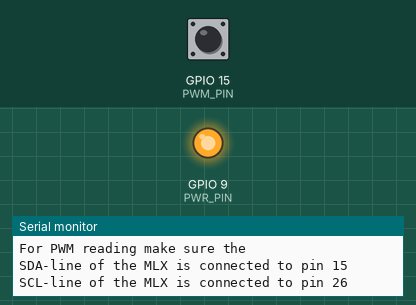
Recording of a sketch running on a simulated ESP32. Shown: output pins drawn as LEDs (lit = HIGH), the last lines printed to the serial monitor. Inputs (shaded band) come from the test bench; at power-on: GPIO 15 (PWM_PIN) LOW. Pins used as bus, display or sensor lines are not drawn.

Above: at 1.7 s.
1.8 s: GPIO 15 (PWM_PIN) pulsed HIGH 2 times (0.12 s each, 0.3 s apart)
At 3.1 s:
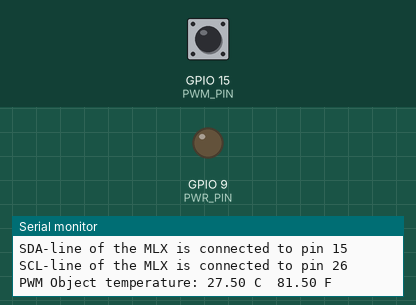
Timing chart, 0 to 6.7 s (numbered marks = the images above; inputs shaded):
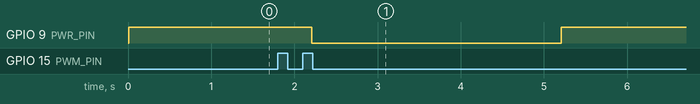

Measured:
- after the input at 1.8 s, GPIO 9 (PWR_PIN): HIGH → LOW after 0.41 s, → HIGH 3.0 s later

The sketch:

mlx_pwm_read.ino
```cpp
/*
 * This sketch will read an MLX90614 once it has been set to PWM mode
 * It can be run on Artemis Sparkfun Library V1 and V2
 */
 // Make sure to set :
/* The right board
 * Pins to connect the SCL and SDA line from the MLX90614
 * set the PWM_OBJ_TEMP: to indicate what the source is (object or ambient)
 * Set the PWM_TEMP_MIN and PWM_TEMP_MAX
 *
 * Connect In order to read in PWM :
 *
 * SDA    PWM_PIN
 * SCL    SCL_PIN
 * VCC    PWR_PIN or 3V3
 * GND    GND
 *
 * Version 1.0 / November 2021 / pauvha
 *
 * Additional remarks
 *
 * Although you may not know whether it is the Ambient or Object temperature, when you hold
 * your hand on a short distance in front of the MLX90614 and the temperature reading changes
 * immediately.. it is object temperature.
 *
 * You can connect an MLX90614 directly to the 3V3 or use one of the pins (PWR_PIN). The later
 * can help power consumption if you only want to measure once in while.
 *
 * If you only want to read the temperature on a certain moment and to reduce the impact of
 * constant interrupt caused by the PWM signal, we use in this example PWM_begin() and PWM_end()
 * before and after each reading.
 *
 *  ================================ Disclaimer ======================================
 *  This program is distributed in the hope that it will be useful,
 *  but WITHOUT ANY WARRANTY; without even the implied warranty of
 *  MERCHANTABILITY or FITNESS FOR A PARTICULAR PURPOSE. See the
 *  GNU General Public License for more details.
 *
 *  You should have received a copy of the GNU General Public License
 *  along with this program.  If not, see <http://www.gnu.org/licenses/>.
 *  ===================================================================================
 */

// indicate this sketch will be on an Apollo library
#define APOLLO3_LIB

#ifdef APOLLO3_LIB

#define PWM_PIN 15 // PWM reading to connect SDA line from MLX90614, you can select any pin
#define SCL_PIN 26 // You can select any pin.
#define PWR_PIN 9  // power pin (set to 0 -zero- if direct connected to 3v3)

#else

// Example for Uno
#define SCL_PIN 7  // you can select any pin.
#define PWM_PIN 2  // only pin 2 or 3 can handle interrupt on UNO https://www.arduino.cc/reference/en/language/functions/external-interrupts/attachinterrupt/
#define PWR_PIN 5  // power pin (set to 0 -zero- if direct connected to 3v3)

#endif

// set the temperature thtat is being read. This can NOT be detected from the datastream.
// you have to remember from when you set the MLX90614 in PWM mode
#define PWM_OBJ_TEMP true // true = object temperature, false is ambient.

// Set range. This is important when calculating PWM. Values in celsius
// This can NOT be detected from the datastream
// you have to remember from when you set the MLX90614 in PWM mode
#define PWM_TEMP_MIN 0   // set the minimum temperature for the range (-20 min)
#define PWM_TEMP_MAX 50  // set the maximum temperature for the range (120 max)

//*********************************************************************
//*
//*                NO CHANGE NEEDED BEYOND THIS POINT
//*
//*********************************************************************

unsigned long _PWM_HighStartTime;
unsigned long _PWM_LowStartTime;
unsigned long _PWM_Period[2];
unsigned long _PWM_High[2];
bool _PWM_validate[2];
uint8_t _PWM_val = 0;
bool _CalcDutyCycle = false;

// prototype
float getPWMTemperature(bool fahrenheit = false);

void setup() {
  Serial.begin(115200);
  while (!Serial);

  Serial.println(F("Reading MLX60914 in single PWM"));

  Serial.print(F("For PWM reading make sure the \nSDA-line of the MLX is connected to pin "));
  Serial.println(PWM_PIN);
  Serial.print(F("SCL-line of the MLX is connected to pin "));
  Serial.println(SCL_PIN);

  PWM_begin();
}

void loop() {

  // this is just to show that you can start and turn-off after reading
  // else you can do on-time PWM_begin() in setup() and remove PWM_end()
  PWM_begin();

  // wait for first reading
  while (!getPWMTemperature());

  if(PWM_OBJ_TEMP) Serial.print(F("PWM Object temperature: "));
  else Serial.print(F("PWM Ambient temperature: "));
  Serial.print(getPWMTemperature());
  Serial.print(" C\t");
  Serial.print(getPWMTemperature(true));
  Serial.println(" F\r");

  PWM_end();

  // delay totals 3.5 seconds (0.5 second in PWM_begin())
  delay(3000);
}

/* enable reading in PWM mode */
void PWM_begin()
{
  // enable power
  if(PWR_PIN != 0) {
    pinMode(PWR_PIN, OUTPUT);
    digitalWrite (PWR_PIN, HIGH);
  }

  // set SCL high during read
  pinMode(SCL_PIN, OUTPUT);
  digitalWrite(SCL_PIN, HIGH);

  // set PWM pin for input
  pinMode(PWM_PIN,INPUT);

  // init received values
  for(uint8_t i = 0; i < 2; i++) {
    _PWM_Period[i] = _PWM_High[i] = 0;
    _PWM_validate[i] = false;
  }

  _PWM_HighStartTime = _PWM_LowStartTime = 0;

  // set function to call.
  attachInterrupt(digitalPinToInterrupt(PWM_PIN), PWM_isr,  CHANGE);

  // give time to settle
  delay(500);
}

/* end PWM reading */
void PWM_end()
{
  digitalWrite(SCL_PIN, LOW);

  detachInterrupt(PWM_PIN);

  // disable power
  if(PWR_PIN != 0) digitalWrite (PWR_PIN, LOW);

  _PWM_validate[0] = _PWM_validate[1] = false;
}

/* called when level changes on the PWM line */
void PWM_isr()
{
  // Capture current time
  unsigned long bitTime = micros();

  // if high
  if (digitalRead(PWM_PIN)) {

    if (_PWM_HighStartTime == 0) {

      _PWM_HighStartTime = bitTime;
      _PWM_LowStartTime = 0;

    }
    else if (_PWM_HighStartTime != 0 && _PWM_LowStartTime != 0) {

      // do not move forward when calculating duty cycle
      if ( !_CalcDutyCycle ) {

        // check for a time overrun / turn around after many days power-on
        if (bitTime > _PWM_HighStartTime)
        {
          _PWM_Period[_PWM_val] = bitTime - _PWM_HighStartTime;
          _PWM_High[_PWM_val] = _PWM_LowStartTime - _PWM_HighStartTime;

          // indicate as complete
          _PWM_validate[_PWM_val] = true;

          // keep 2 different values
          _PWM_val++;
          if(_PWM_val > 1) _PWM_val = 0;
        }
      }

      // re-init
      _PWM_HighStartTime = 0;
      _PWM_LowStartTime = 0;
      _PWM_validate[_PWM_val] = false;
    }
  }
  else { // low and thus of T2
    if (_PWM_HighStartTime != 0) {
      _PWM_LowStartTime = bitTime;
    }
  }
}

/*******************************************************************
    Function Name: getPWMTemperature
    Description: Calculate and return the temperature from PWM
    Parameters:
    bool: true for Fahrenheit scale, false for Celsius scale
    Return: Measured temperature or zero if invalid
 ******************************************************************/
float getPWMTemperature(bool fahrenheit)
{
  float pwm_period, pwm_high, duty;
  uint8_t off = _PWM_val ? 0 : 1;

  // if no valid data yet
  if(! _PWM_validate[off]) return (0);

  // prevent data overwrite
  _CalcDutyCycle = true;

  pwm_period = _PWM_Period[off];
  pwm_high = _PWM_High[off];

  // re-enable data capture
  _CalcDutyCycle = false;

  duty = (pwm_high - (pwm_period / 8)) / pwm_period;

  float t = (2 * duty) * (PWM_TEMP_MAX - PWM_TEMP_MIN)  + PWM_TEMP_MIN;

  return fahrenheit ? (t * 1.8) + 32.0 : t;
}
```
